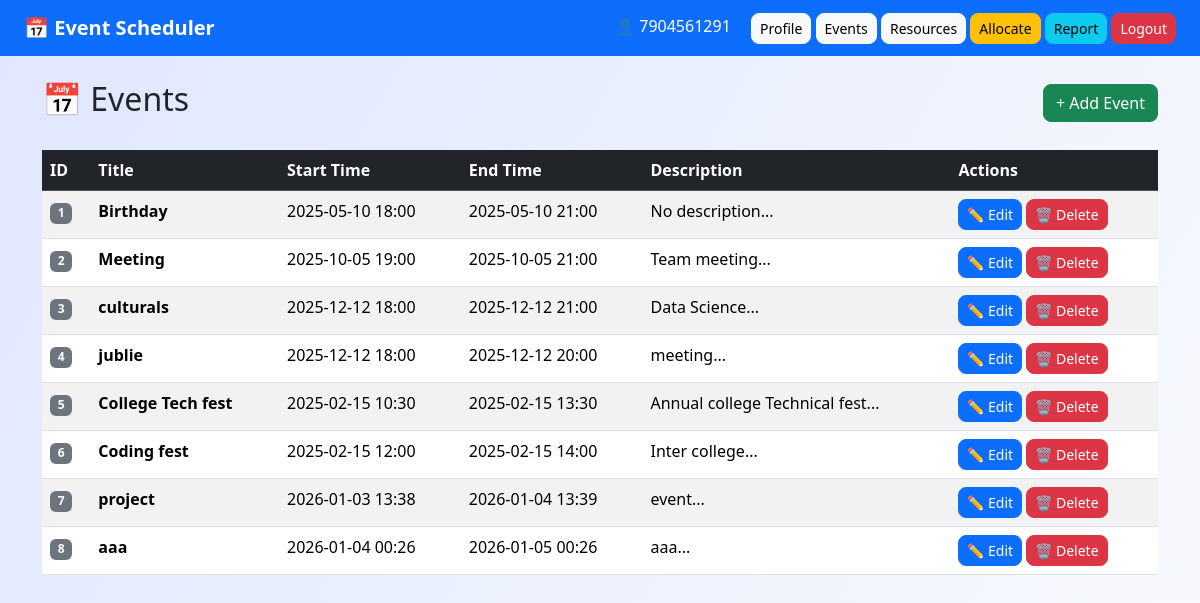
The page /events (signed in) on the database its author committed.
### models.py (models this page shows, shortened)
class Event(db.Model):
    __tablename__ = 'events'
    event_id = db.Column(db.Integer, primary_key=True)
    user_id = db.Column(db.Integer, db.ForeignKey('users.user_id'), nullable=True)
    user = db.relationship('User', backref='events')
    title = db.Column(db.String(100), nullable=False)
    start_time = db.Column(db.DateTime, nullable=False)
    end_time = db.Column(db.DateTime, nullable=False)
    description = db.Column(db.Text)
    allocations = db.relationship(
        'EventResourceAllocation',
        backref='event',
        cascade='all, delete-orphan'
    )

### app.py (the view)
@app.route('/events')
@login_required
def events():
    events = Event.query.all()
    return render_template('events.html', events=events)

### app.py (called while the page is built)
def login_required(f):
    @wraps(f)
    def decorated_function(*args, **kwargs):
        if 'user' not in session:
            return redirect(url_for('login'))
        return f(*args, **kwargs)
    return decorated_function

### templates/events.html (shortened to what this page needs)
{% extends 'base.html' %}
{% block content %}
<div class="d-flex justify-content-between align-items-center mb-4">
    <h2>📅 Events</h2>
    <a href="/events/add" class="btn btn-success">+ Add Event</a>
</div>
<table class="table table-striped table-hover">
    <thead class="table-dark">
    <tr>
        <th>ID</th>
        <th>Title</th>
        <th>Start Time</th>
        <th>End Time</th>
        <th>Description</th>
        <th>Actions</th>
    </tr>
    </thead>
    <tbody>
    {% for e in events %}
    <tr>
        <td><span class="badge bg-secondary">{{ e.event_id }}</span></td>
        <td><strong>{{ e.title }}</strong></td>
        <td>{{ e.start_time.strftime('%Y-%m-%d %H:%M') if e.start_time else 'N/A' }}</td>
        <td>{{ e.end_time.strftime('%Y-%m-%d %H:%M') if e.end_time else 'N/A' }}</td>
        <td>{{ e.description[:50] if e.description else 'No description' }}...</td>
        <td>
            <button class="btn btn-sm btn-primary" data-bs-toggle="modal" data-bs-target="#editModal"
                    onclick="loadEventData({{ e.event_id }}, '{{ e.title }}', '{{ e.description or '' }}', '{{ e.start_time.isoformat() if e.start_time else '' }}', '{{ e.end_time.isoformat() if e.end_time else '' }}')">
                ✏️ Edit
            </button>
            <button class="btn btn-sm btn-danger" onclick="deleteEvent({{ e.event_id }})">
                🗑️ Delete
            </button>
        </td>
    </tr>
    {% else %}
    <tr>
        <td colspan="6" class="text-center text-muted">No events found</td>
    </tr>
    {% endfor %}
    </tbody>
</table>
{% endblock %}

### static/style.css (style rules this page uses)
body { background: linear-gradient(120deg, #e0e7ff, #f8fafc); min-height: 100vh; }
.btn { border-radius: 8px; }
.table { background: white; }

### rows shown on the page
Event: event_id "1", title "Birthday", start_time "2025-05-10 18:00", end_time "2025-05-10 21:00", description "No description"
Event: event_id "2", title "Meeting", start_time "2025-10-05 19:00", end_time "2025-10-05 21:00", description "Team meeting"
Event: event_id "3", title "culturals", start_time "2025-12-12 18:00", end_time "2025-12-12 21:00", description "Data Science"
Event: event_id "4", title "jublie", start_time "2025-12-12 18:00", end_time "2025-12-12 20:00", description "meeting"
Event: event_id "5", title "College Tech fest", start_time "2025-02-15 10:30", end_time "2025-02-15 13:30", description "Annual college Technical fest"
Event: event_id "6", title "Coding fest", start_time "2025-02-15 12:00", end_time "2025-02-15 14:00", description "Inter college"
Event: event_id "7", title "project", start_time "2026-01-03 13:38", end_time "2026-01-04 13:39", description "event"
Event: event_id "8", title "aaa", start_time "2026-01-04 00:26", end_time "2026-01-05 00:26", description "aaa"

### other values the page prints
{{ session['user'] }} "7904561291"
